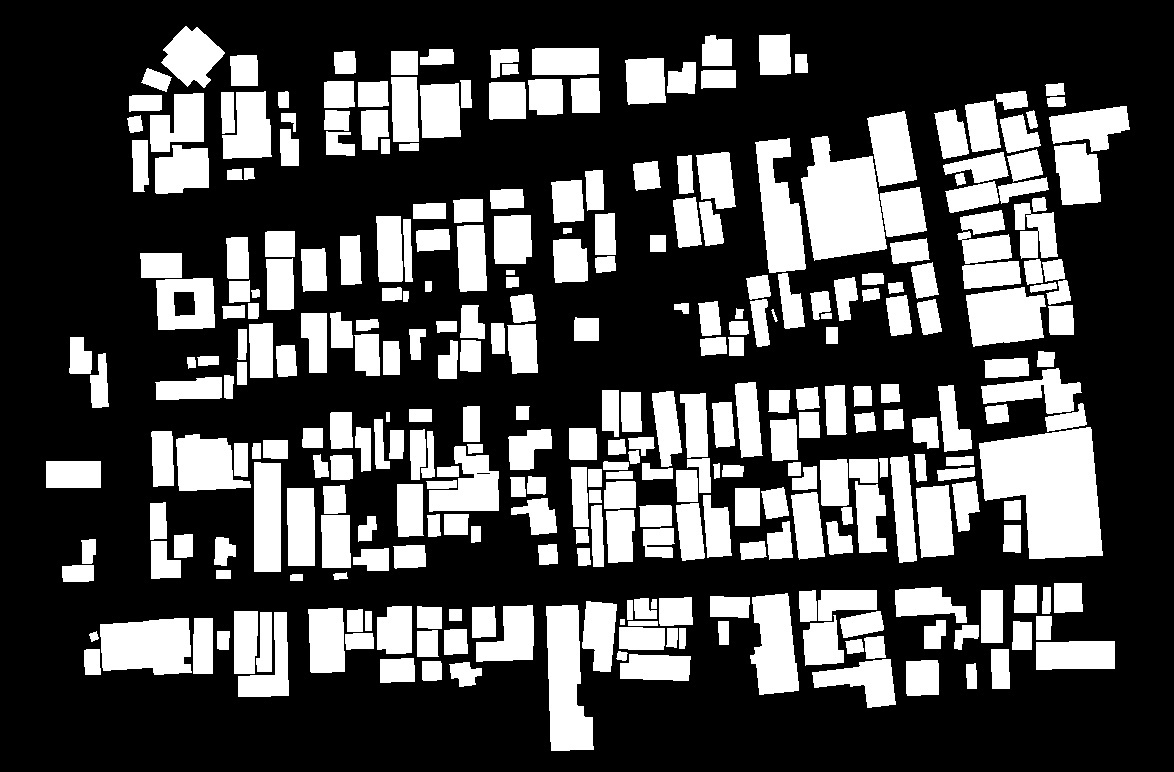
#> input picture computational data structures/building_img.jpg, 1174 x 772 px
$ python find_boundaries_and_vertices_of_image.py
#> lines starting #> are read from the running program, lines starting #| are printed output that depends on the picture; after the words box and inside, x2 and y2 are one past the last pixel; in counts of white or black regions, pixels touching at a corner belong together
import cv2
import numpy as np

# Read the segmented image
segmented_image = cv2.imread('building_img.jpg', cv2.IMREAD_GRAYSCALE)
#> segmented_image is the input picture: shape (772, 1174); min 0, max 255, mean 77.2

# Threshold the image to get binary image
_, binary_image = cv2.threshold(segmented_image, 127, 255, cv2.THRESH_BINARY)
#> binary_image: shape (772, 1174); 30.3% white; 323 white regions

# Find contours
contours, _ = cv2.findContours(binary_image, cv2.RETR_EXTERNAL, cv2.CHAIN_APPROX_SIMPLE)
#> contours = 323 contours; largest, box (x1, y1, x2, y2) and area: (979, 427, 1103, 559) 11252, (801, 136, 887, 261) 7182, (546, 605, 594, 751) 4774, (100, 618, 192, 675) 4300, (755, 138, 806, 273) 3955

# Create a blank image for drawing boundaries
boundary_image = np.zeros_like(segmented_image)

# Draw contours and extract vertices
for idx, contour in enumerate(contours, start=1):
    # Approximate the contour to reduce the number of vertices
    epsilon = 0.02 * cv2.arcLength(contour, True)
    approx = cv2.approxPolyDP(contour, epsilon, True)

    # Draw the contour with thicker boundary
    cv2.drawContours(boundary_image, [approx], 0, (255, 255, 255), 4)

    # Print the number of vertices of each polygon
    print(f"Polygon {idx}: Number of vertices = {len(approx)}")
    for i, vertex in enumerate(approx):
        print(f"   Vertex {i+1}: ({vertex[0][0]}, {vertex[0][1]})")
#> this loop made 323 passes
#> (epsilon, approx) on passes 1, 3, 4: (1.36, [[975, 663], [966, 664], [967, 688], [976, 688]]), (1.48, [[422, 661], [423, 680], [441, 679], [440, 661]]), (2.63, [[906, 661], [907, 695], [938, 694], [937, 660]])
#> (printed output is left out)
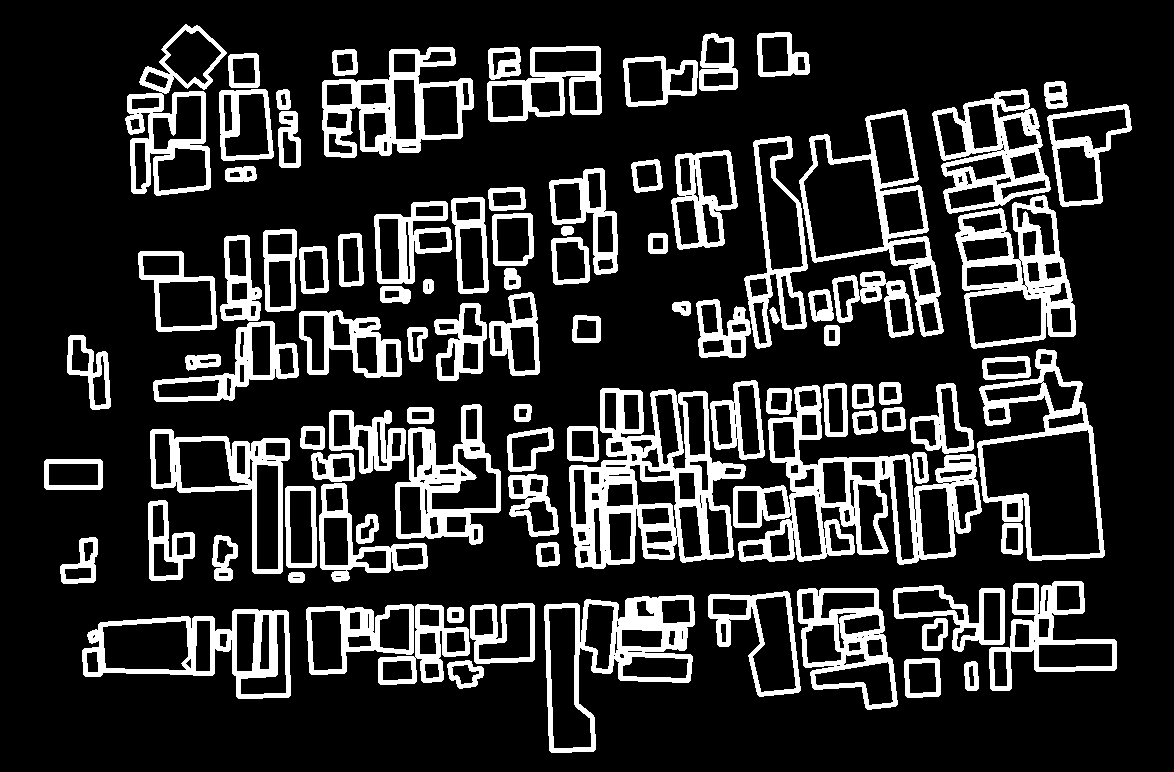
#> boundary_image: shape (772, 1174); 18.5% white; 98 white regions, largest, box (x1, y1, x2, y2) and area: (569, 388, 746, 569) 11950, (733, 385, 982, 565) 11390, (955, 195, 1076, 349) 6284

# Display the boundary image
cv2.imshow('Spatial Boundaries', boundary_image)
cv2.waitKey(0)
cv2.destroyAllWindows()
